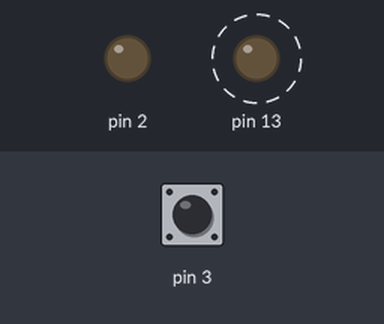
Simulated run of this sketch. Board: Arduino Uno, built with avr-gcc and run on an emulated ATmega328P. On the bench: output pins drawn as LEDs (lit = HIGH). Dashed ring = blinking. The test bench sets the inputs (shaded band); at power-on: pin 3 LOW.

Above: at 1.2 s.
1.3 s: pin 3 pulsed HIGH 5 times (0.12 s each, 0.3 s apart)
At 2.35 s:
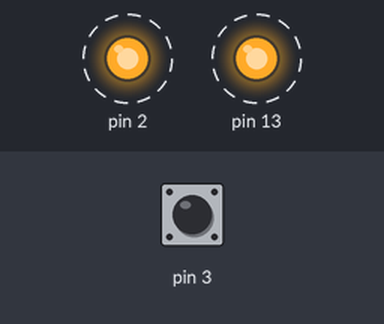
4.3 s: pin 3 driven HIGH
At 5.8 s:
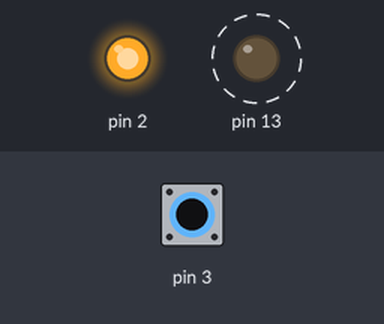
Timing chart, 0 to 13.3 s (numbered marks = the images above; inputs shaded):
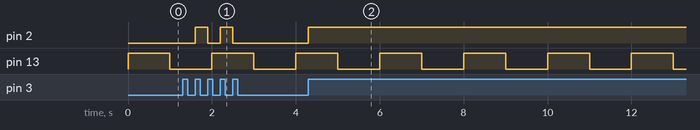

Measured:
- after the input at 1.3 s, pin 2: alternates HIGH for 0.30 s and LOW for 0.30 s, 4 changes in all, then stays LOW, starting after 0.30 s
- after the input at 4.3 s, pin 2: LOW → HIGH at once
- by itself, pin 13: alternates HIGH for 1.0 s and LOW for 1.0 s

The sketch:

Interrupt2.ino
```cpp
void setup()
{
  pinMode(13, OUTPUT);
  pinMode(2, OUTPUT);
  //attachInterrupt(1, blink, CHANGE);
  attachInterrupt(1, blink1, RISING);
}

void loop() {
  digitalWrite(13, HIGH);
  delay(1000);
  digitalWrite(13, LOW);
  delay(1000);
}

void blink() {
  int button = digitalRead(3);   // 버튼 상태 체크
  digitalWrite(2, button);    // LED 제어
}

void blink1() {
  static boolean Button = false;

  if (Button)
  {
    digitalWrite(2, HIGH);
  }
  else
  {
    digitalWrite(2, LOW);
  }
  Button = !Button;

  delay(10);
}
```
